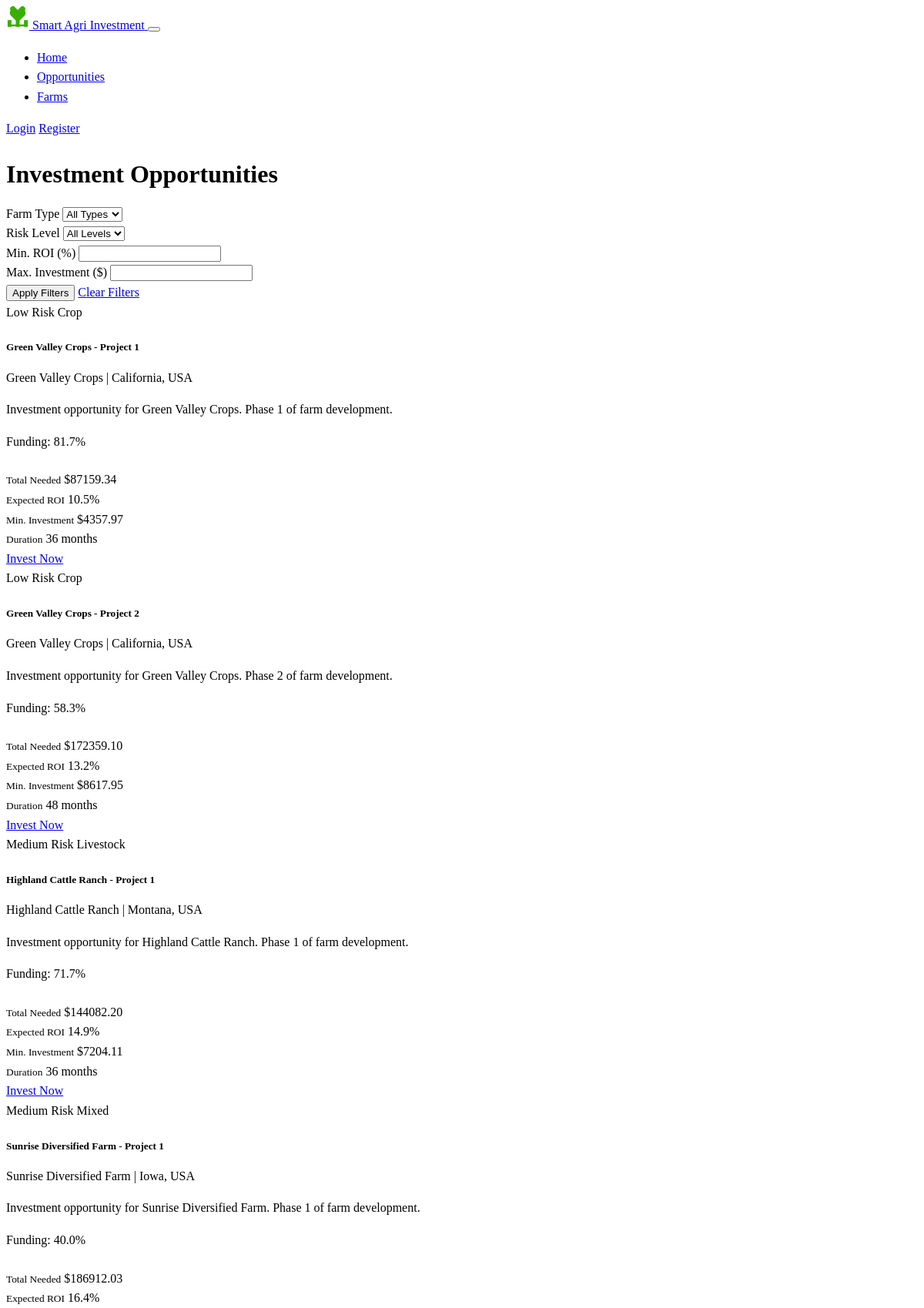
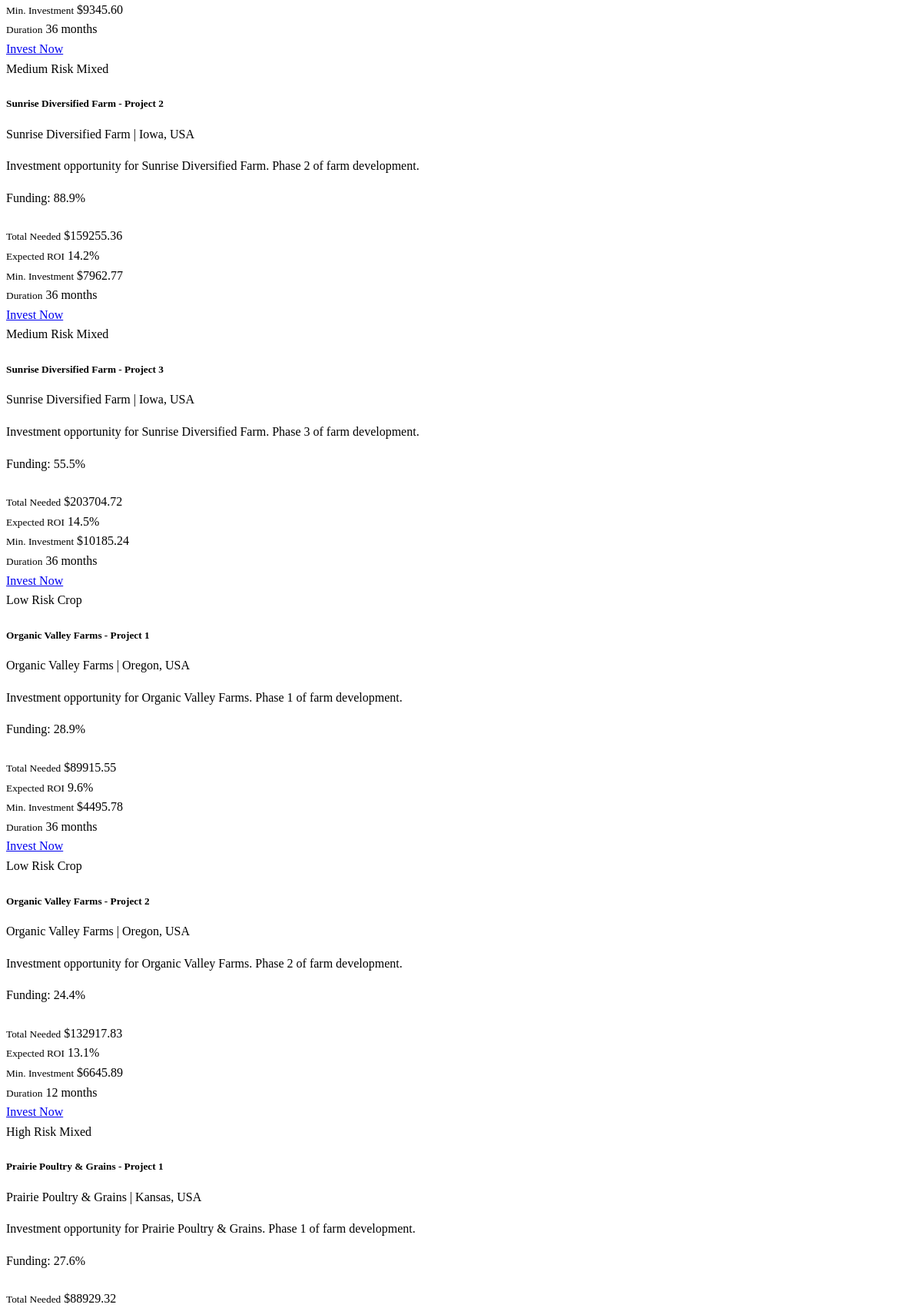
The page /opportunities (upper part) on the database its author committed (2 pictures, top to bottom).
### models.py (models this page shows, shortened)
class InvestmentOpportunity(db.Model):
    id = db.Column(db.Integer, primary_key=True)
    farm_id = db.Column(db.Integer, db.ForeignKey('farm.id'), nullable=False)
    title = db.Column(db.String(128), nullable=False)
    description = db.Column(db.Text)
    amount_needed = db.Column(db.Float, nullable=False)
    amount_raised = db.Column(db.Float, default=0.0)
    minimum_investment = db.Column(db.Float, default=0.0)
    expected_roi = db.Column(db.Float)  # Percentage
    duration_months = db.Column(db.Integer)  # Investment duration in months
    risk_level = db.Column(db.String(20))  # "Low", "Medium", "High"
    start_date = db.Column(db.Date)
    end_date = db.Column(db.Date)
    created_at = db.Column(db.DateTime, default=datetime.utcnow)
    status = db.Column(db.String(20), default="Open")  # "Open", "Closed", "Completed"
    investments = db.relationship('Investment', backref='opportunity', lazy='dynamic')
    def funding_percentage(self):
        if self.amount_needed == 0:
            return 0
        return (self.amount_raised / self.amount_needed) * 100

class Farm(db.Model):
    id = db.Column(db.Integer, primary_key=True)
    name = db.Column(db.String(128), nullable=False)
    location = db.Column(db.String(256))
    description = db.Column(db.Text)
    farm_type = db.Column(db.String(64))  # e.g., "Crop", "Livestock", "Mixed"
    size_hectares = db.Column(db.Float)
    established_date = db.Column(db.Date)
    created_at = db.Column(db.DateTime, default=datetime.utcnow)
    total_funding_needed = db.Column(db.Float, default=0.0)
    current_funding = db.Column(db.Float, default=0.0)
    expected_roi = db.Column(db.Float)  # Percentage
    risk_level = db.Column(db.String(20))  # "Low", "Medium", "High"
    yield_history = db.Column(db.Text)  # Stored as JSON string
    owner_id = db.Column(db.Integer, db.ForeignKey('user.id'))
    investment_opportunities = db.relationship('InvestmentOpportunity', backref='farm', lazy='dynamic')
    performance_data = db.relationship('FarmPerformance', backref='farm', lazy='dynamic')

### routes.py (the view)
@app.route('/opportunities')
def investment_opportunities():
    farm_type = request.args.get('farm_type')
    risk_level = request.args.get('risk_level')
    min_roi = request.args.get('min_roi', type=float)
    max_investment = request.args.get('max_investment', type=float)
    query = InvestmentOpportunity.query.filter_by(status="Open").join(Farm)
    if farm_type:
        query = query.filter(Farm.farm_type == farm_type)
    if risk_level:
        query = query.filter(InvestmentOpportunity.risk_level == risk_level)
    if min_roi:
        query = query.filter(InvestmentOpportunity.expected_roi >= min_roi)
    if max_investment:
        query = query.filter(InvestmentOpportunity.minimum_investment <= max_investment)
    opportunities = query.all()
    farm_types = db.session.query(Farm.farm_type).distinct().all()
    risk_levels = db.session.query(InvestmentOpportunity.risk_level).distinct().all()
    return render_template('investments/opportunities.html',
                          opportunities=opportunities,
                          farm_types=[ft[0] for ft in farm_types],
                          risk_levels=[rl[0] for rl in risk_levels])

### templates/investments/opportunities.html (shortened to what this page needs)
{% extends "base.html" %}
{% block content %}
<div class="container py-4">
    <h1 class="mb-4">Investment Opportunities</h1>
    <div class="card mb-4 border-0">
        <div class="card-body">
            <form method="GET" action="{{ url_for('investment_opportunities') }}">
                <div class="row g-3">
                    <div class="col-md-3">
                        <label for="farm_type" class="form-label">Farm Type</label>
                        <select class="form-select" id="farm_type" name="farm_type">
                            <option value="">All Types</option>
                        </select>
                    </div>
                    <div class="col-md-3">
                        <label for="risk_level" class="form-label">Risk Level</label>
                        <select class="form-select" id="risk_level" name="risk_level">
                            <option value="">All Levels</option>
                        </select>
                    </div>
                    <div class="col-md-3">
                        <label for="min_roi" class="form-label">Min. ROI (%)</label>
                        <input type="number" class="form-control" id="min_roi" name="min_roi" min="0" step="0.1" value="{{ request.args.get('min_roi', '') }}">
                    </div>
                    <div class="col-md-3">
                        <label for="max_investment" class="form-label">Max. Investment ($)</label>
                        <input type="number" class="form-control" id="max_investment" name="max_investment" min="0" step="100" value="{{ request.args.get('max_investment', '') }}">
                    </div>
                </div>
                <div class="d-flex justify-content-between mt-3">
                    <button type="submit" class="btn btn-success">Apply Filters</button>
                    <a href="{{ url_for('investment_opportunities') }}" class="btn btn-outline-secondary">Clear Filters</a>
                </div>
            </form>
        </div>
    </div>
    <div class="row g-4">
        {% if opportunities %}
            {% for opportunity in opportunities %}
            <div class="col-md-6 col-lg-4">
                <div class="card h-100 border-0 shadow-sm">
                    <div class="card-body">
                        <div class="d-flex justify-content-between align-items-start mb-2">
                            <span class="badge bg-{{ 'success' if opportunity.risk_level == 'Low' else 'warning' if opportunity.risk_level == 'Medium' else 'danger' }}">
                                {{ opportunity.risk_level }} Risk
                            </span>
                            <span class="badge bg-dark">{{ opportunity.farm.farm_type }}</span>
                        </div>
                        <h5 class="card-title">{{ opportunity.title }}</h5>
                        <p class="text-muted small mb-3">{{ opportunity.farm.name }} | {{ opportunity.farm.location }}</p>
                        <p class="card-text">{{ opportunity.description[:100] }}{% if opportunity.description|length > 100 %}...{% endif %}</p>
                        <div class="my-3">
                            <p class="mb-1 small">Funding: {{ "%.1f"|format(opportunity.funding_percentage()) }}%</p>
                            <div class="progress" style="height: 8px;">
                            </div>
                        </div>
                        <div class="row g-2 mb-3">
                            <div class="col-6">
                                <div class="bg-dark p-2 rounded">
                                    <small class="text-muted d-block">Total Needed</small>
                                    <span>${{ "%.2f"|format(opportunity.amount_needed) }}</span>
                                </div>
                            </div>
                            <div class="col-6">
                                <div class="bg-dark p-2 rounded">
                                    <small class="text-muted d-block">Expected ROI</small>
                                    <span class="text-success">{{ "%.1f"|format(opportunity.expected_roi) }}%</span>
                                </div>
                            </div>
                            <div class="col-6">
                                <div class="bg-dark p-2 rounded">
                                    <small class="text-muted d-block">Min. Investment</small>
                                    <span>${{ "%.2f"|format(opportunity.minimum_investment) }}</span>
                                </div>
                            </div>
                            <div class="col-6">
                                <div class="bg-dark p-2 rounded">
                                    <small class="text-muted d-block">Duration</small>
                                    <span>{{ opportunity.duration_months }} months</span>
                                </div>
                            </div>
                        </div>
                        <div class="d-grid">
                            <a href="{{ url_for('invest', opportunity_id=opportunity.id) }}" class="btn btn-success">Invest Now</a>
                        </div>
                    </div>
                </div>
            </div>
            {% endfor %}
        {% else %}
            <div class="col-12">
                <div class="alert alert-info">
                    <p class="mb-0">No investment opportunities match your search criteria. Please try different filters or check back later.</p>
                </div>
            </div>
        {% endif %}
    </div>
</div>
{% endblock %}

### static/css/custom.css (style rules this page uses)
:root { --agri-green: #38b000; --agri-green-light: rgba(56, 176, 0, 0.1); --agri-green-medium: rgba(56, 176, 0, 0.5); }
body { line-height: 1.6; }
h1, h2, h3, h4, h5, h6 { margin-bottom: 0.75rem; font-weight: 600; }
.card { transition: transform 0.2s ease, box-shadow 0.2s ease; overflow: hidden; }
.progress { overflow: visible; }

### rows shown on the page
InvestmentOpportunity: risk_level "Low", farm.farm_type "Crop", title "Green Valley Crops - Project 1", farm.name "Green Valley Crops", farm.location "California, USA", description "Investment opportunity for Green Valley Crops. Phase 1 of farm development.", funding_percentage "81.7", amount_needed "87159.34", expected_roi "10.5", minimum_investment "4357.97", duration_months "36"
InvestmentOpportunity: risk_level "Low", farm.farm_type "Crop", title "Green Valley Crops - Project 2", farm.name "Green Valley Crops", farm.location "California, USA", description "Investment opportunity for Green Valley Crops. Phase 2 of farm development.", funding_percentage "58.3", amount_needed "172359.10", expected_roi "13.2", minimum_investment "8617.95", duration_months "48"
InvestmentOpportunity: risk_level "Medium", farm.farm_type "Livestock", title "Highland Cattle Ranch - Project 1", farm.name "Highland Cattle Ranch", farm.location "Montana, USA", description "Investment opportunity for Highland Cattle Ranch. Phase 1 of farm development.", funding_percentage "71.7", amount_needed "144082.20", expected_roi "14.9", minimum_investment "7204.11", duration_months "36"
InvestmentOpportunity: risk_level "Medium", farm.farm_type "Mixed", title "Sunrise Diversified Farm - Project 1", farm.name "Sunrise Diversified Farm", farm.location "Iowa, USA", description "Investment opportunity for Sunrise Diversified Farm. Phase 1 of farm development.", funding_percentage "40.0", amount_needed "186912.03", expected_roi "16.4", minimum_investment "9345.60", duration_months "36"
InvestmentOpportunity: risk_level "Medium", farm.farm_type "Mixed", title "Sunrise Diversified Farm - Project 2", farm.name "Sunrise Diversified Farm", farm.location "Iowa, USA", description "Investment opportunity for Sunrise Diversified Farm. Phase 2 of farm development.", funding_percentage "88.9", amount_needed "159255.36", expected_roi "14.2", minimum_investment "7962.77", duration_months "36"
InvestmentOpportunity: risk_level "Medium", farm.farm_type "Mixed", title "Sunrise Diversified Farm - Project 3", farm.name "Sunrise Diversified Farm", farm.location "Iowa, USA", description "Investment opportunity for Sunrise Diversified Farm. Phase 3 of farm development.", funding_percentage "55.5", amount_needed "203704.72", expected_roi "14.5", minimum_investment "10185.24", duration_months "36"
InvestmentOpportunity: risk_level "Low", farm.farm_type "Crop", title "Organic Valley Farms - Project 1", farm.name "Organic Valley Farms", farm.location "Oregon, USA", description "Investment opportunity for Organic Valley Farms. Phase 1 of farm development.", funding_percentage "28.9", amount_needed "89915.55", expected_roi "9.6", minimum_investment "4495.78", duration_months "36"
InvestmentOpportunity: risk_level "Low", farm.farm_type "Crop", title "Organic Valley Farms - Project 2", farm.name "Organic Valley Farms", farm.location "Oregon, USA", description "Investment opportunity for Organic Valley Farms. Phase 2 of farm development.", funding_percentage "24.4", amount_needed "132917.83", expected_roi "13.1", minimum_investment "6645.89", duration_months "12"
InvestmentOpportunity: risk_level "High", farm.farm_type "Mixed", title "Prairie Poultry & Grains - Project 1", farm.name "Prairie Poultry & Grains", farm.location "Kansas, USA", description "Investment opportunity for Prairie Poultry & Grains. Phase 1 of farm development.", funding_percentage "27.6", amount_needed "88929.32"
